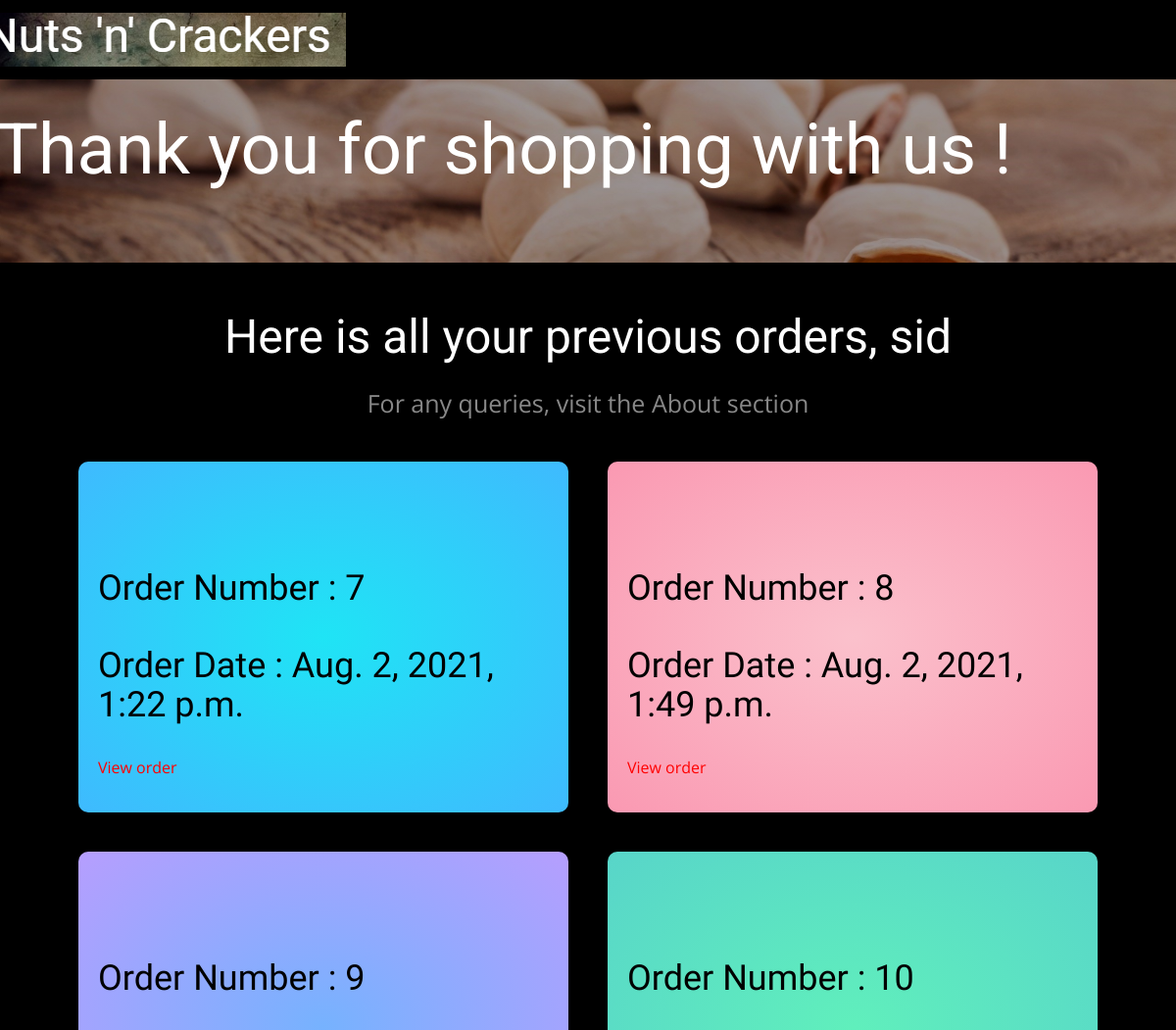
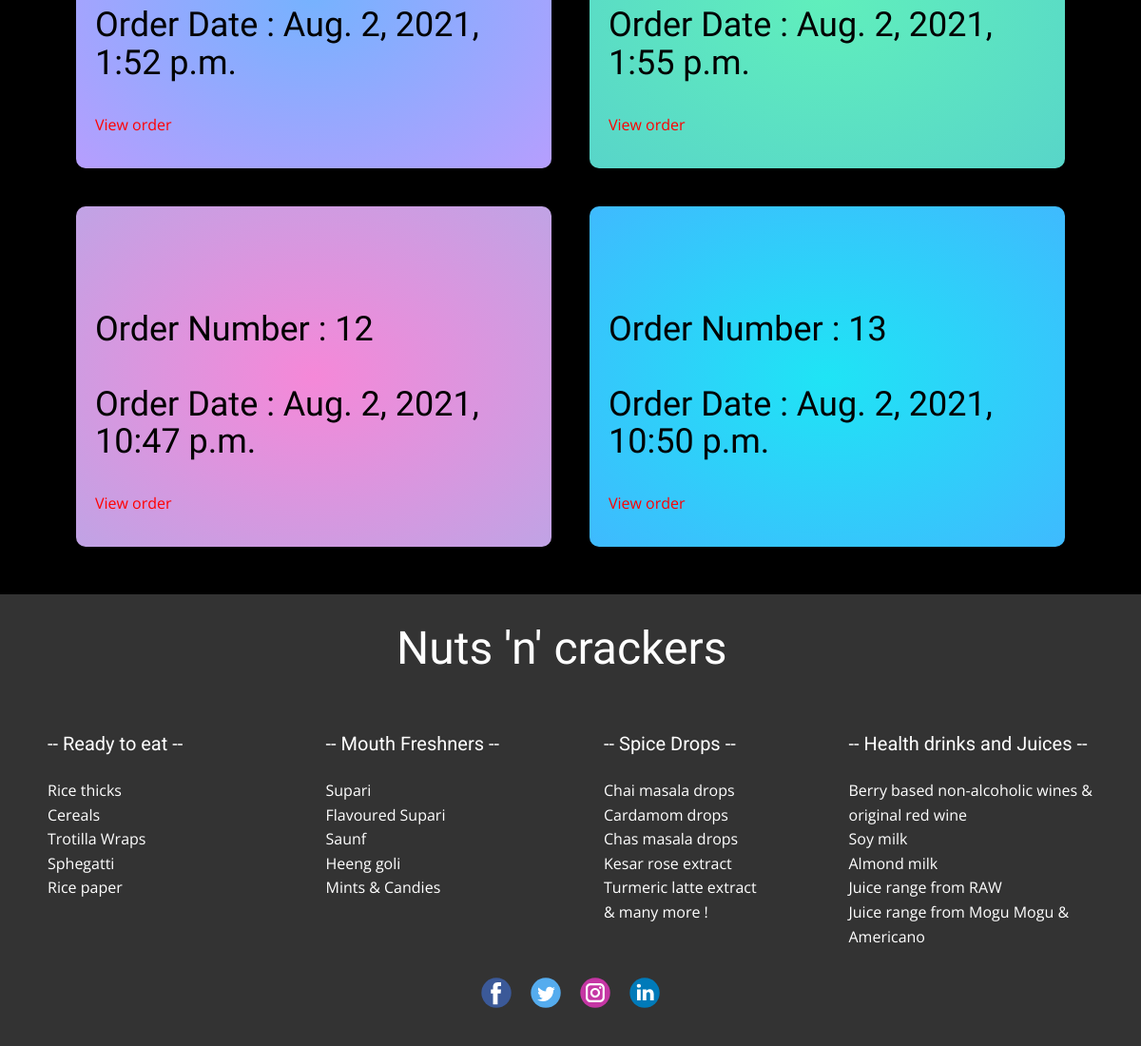
/orders/ (signed in), run on the app's committed database (2 pictures, top to bottom).
### nnc/models.py (models this page shows, shortened)
class Order(models.Model):
    user = models.ForeignKey("auth.User",on_delete = models.CASCADE)
    customer = models.ForeignKey("accounts.customer",on_delete = models.CASCADE)
    complete = models.BooleanField(default = False)
    total = models.IntegerField(default = 0)
    number_of_items = models.IntegerField(default = 0)
    date_ordered = models.DateTimeField(null = True)
    delivered = models.BooleanField(default = False)

### nnc/views.py (the view)
# urls.py: path('orders/',views.orders,name = 'orders'),
def orders(request):
    context = {}
    user = request.user
    order_list = Order.objects.filter(user = user,complete = True)
    context['orders'] = order_list
    return render(request,'previous.html',context)

### nnc/templates/previous.html (shortened to what this page needs)
{% extends "base.html" %}
{% load static %}
{% block links %}
<link rel="stylesheet" href="{% static 'css/previous.css' %}" media="screen">
{% endblock links %}
{% block content %}
<section class="u-align-left u-clearfix u-image u-shading u-section-1" src="" data-image-width="1280"
  data-image-height="825" id="sec-a068">
  <div class="u-clearfix u-sheet u-sheet-1">
    <h1 class="u-text u-text-default u-title u-text-1">Thank you for shopping with us !</h1>
  </div>
</section>
<section class="u-black u-clearfix u-section-2" id="sec-3d60">
  <div class="u-clearfix u-sheet u-sheet-1">
    <div class="main-container">
      <div class="heading">
        <h1 class="heading__title">Here is all your previous orders, {{user.username}}</h1>
        <p class="heading__credits"><a class="heading__link" target="_blank" href="aboutpagedasots.html">For any
            queries, visit the About section</a></p>
      </div>
      <div class="cards">
        {% for order in orders %}
        <div class="card card-">
          <h2 style="font-family: 'Rajdhani',sans-serif;" class="card__title">Order Number : {{order.pk}}<br><br>Order Date : {{order.date_ordered}}</h2>
          <p class="card__apply">
            <a class="card__link" style="color: red;" href="{% url 'nnc:orderdetail' pk=order.pk %}">View order </a>
          </p>
        </div>
        {% endfor %}
      </div>
    </div>
</section>
{% endblock content %}

### static/css/previous.css (style rules this page uses)
.u-section-1 { background-image: linear-gradient(0deg, rgba(0,0,0,0.4), rgba(0,0,0,0.4)), url("/static/images/this.jpg"); background-position: 50% 50%; }
.u-section-1 .u-sheet-1 { min-height: 187px; }
.u-section-1 .u-text-1 { margin: 32px auto 0 -34px; }
.u-section-2 .u-sheet-1 { min-height: 500px; }
* { margin: 0; padding: 0; box-sizing: border-box; }
body { font-family: -apple-system, BlinkMacSystemFont, "Segoe UI", Roboto, Helvetica, Arial, sans-serif, "Apple Color Emoji", "Segoe UI Emoji", "Segoe UI Symbol"; }
.main-container { padding: 30px; }
.heading { text-align: center; }
.heading__title { font-weight: 600; }
.heading__credits { margin: 10px 0px; color: #888888; font-size: 25px; transition: all 0.5s; }
.heading__link { text-decoration: none; }
.heading__credits .heading__link { color: inherit; }
.cards { display: flex; flex-wrap: wrap; justify-content: space-between; }
.card { margin: 20px; padding: 20px; width: 500px; min-height: 200px; display: grid; grid-template-rows: 20px 50px 1fr 50px; border-radius: 10px; box-shadow: 0px 6px 10px rgba(0, 0, 0, 0.25); transition: all 0.2s; }
.card__link, .card__exit, .card__icon { position: relative; text-decoration: none; color: rgba(255, 0, 0); }
.card__link::before { color: red; }
.card__link::after { position: absolute; top: 25px; left: 0; content: ""; width: 0%; height: 3px; background-color: rgba(255, 0, 0, 0.6); transition: all 0.5s; }
.card__title { grid-row: 3/4; font-weight: 400; color: black; }
.card__apply { grid-row: 4/5; align-self: center; }
.card-:nth-child(5n+1) { background: radial-gradient(#1fe4f5, #3fbafe); }
.card-:nth-child(5n+2) { background: radial-gradient(#fbc1cc, #fa99b2); }
.card-:nth-child(5n+3) { background: radial-gradient(#76b2fe, #b69efe); }
.card-:nth-child(5n+4) { background: radial-gradient(#60efbc, #58d5c9); }
.card-:nth-child(5n+5) { background: radial-gradient(#f588d8, #c0a3e5); }
@media (max-width: 1600px) { .cards { justify-content: center; } }

### data on the page
Order: pk "7", date_ordered "Aug. 2, 2021, 1:22 p.m."
Order: pk "8", date_ordered "Aug. 2, 2021, 1:49 p.m."
Order: pk "9", date_ordered "Aug. 2, 2021, 1:52 p.m."
Order: pk "10", date_ordered "Aug. 2, 2021, 1:55 p.m."
Order: pk "12", date_ordered "Aug. 2, 2021, 10:47 p.m."
Order: pk "13", date_ordered "Aug. 2, 2021, 10:50 p.m."

### other printed values
{{ user.username }} "sid"
